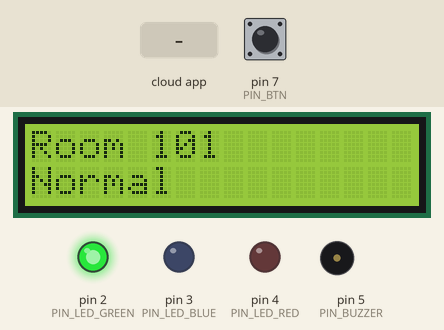
Bench run of a sketch on a simulated Arduino Uno, built with avr-gcc and run on an emulated ATmega328P. On the bench: 16×2 character LCD, output pins drawn as LEDs (lit = HIGH), buzzer (waves = sounding, pin HIGH). The test bench sets the inputs (shaded band); at power-on: pin 7 (PIN_BTN) HIGH. The ROS host is connected and sends only what is stated.

Above: at 3.2 s.
3.3 s: the phone or cloud app sets room1 to emergency
At 5.3 s:
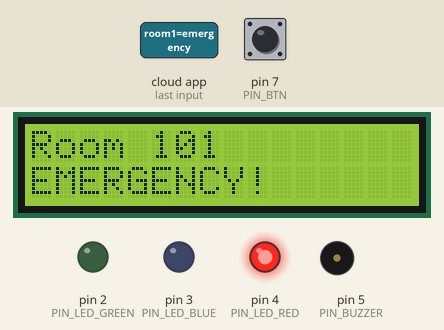
5.6 s: pin 7 (PIN_BTN) pulled LOW for 0.15 s
At 6.6 s:
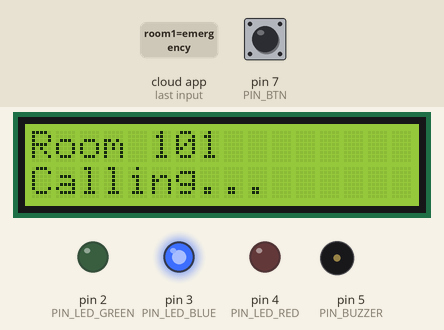
7.3 s: the phone or cloud app sets room1 to idle
At 7.7 s:
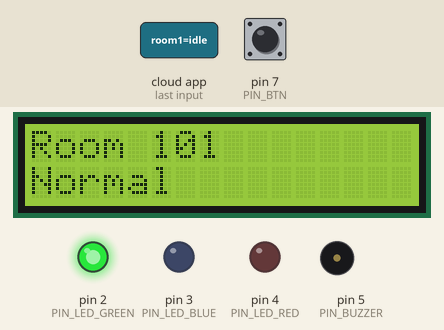
8.8 s: the phone or cloud app sets room1 to dispatching
At 10.2 s:
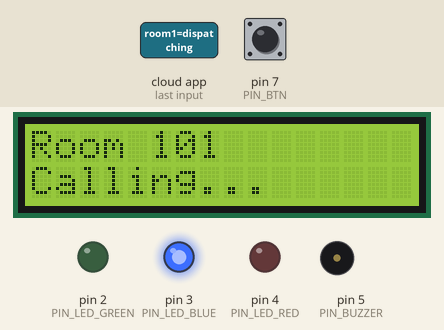
Timing chart, 0 to 11.3 s (numbered marks = the images above; inputs shaded):
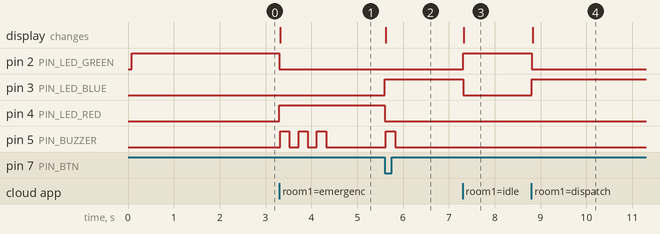

Measured:
- after the input at 3.3 s, pin 2 (PIN_LED_GREEN): HIGH → LOW at once; pin 4 (PIN_LED_RED): LOW → HIGH at once; pin 5 (PIN_BUZZER): alternates HIGH for 0.20 s and LOW for 0.20 s, 6 changes in all, then stays LOW, starting at once; the display: changes at once (image 1)
- after the input at 5.6 s, pin 3 (PIN_LED_BLUE): LOW → HIGH at once; pin 4 (PIN_LED_RED): HIGH → LOW at once; pin 5 (PIN_BUZZER): LOW → HIGH at once, → LOW 0.20 s later; the display: changes at once (image 2)
- after the input at 7.3 s, pin 2 (PIN_LED_GREEN): LOW → HIGH at once; pin 3 (PIN_LED_BLUE): HIGH → LOW at once; the display: changes at once (image 3)
- after the input at 8.8 s, pin 2 (PIN_LED_GREEN): HIGH → LOW at once; pin 3 (PIN_LED_BLUE): LOW → HIGH at once; the display: changes at once (image 4)

The sketch:

micro_ROS.ino
```cpp
#include <micro_ros_arduino.h>
#include <Wire.h>
#include <LiquidCrystal_I2C.h>

#include <rcl/rcl.h>
#include <rcl/error_handling.h>
#include <rclc/rclc.h>
#include <rclc/executor.h>
#include <std_msgs/msg/string.h>

// 방 번호 설정 (1 또는 2)
// 보드 업로드 전 변경
#define ROOM_ID 1

// 핀 설정
#define PIN_BTN       7
#define PIN_LED_GREEN 2
#define PIN_LED_BLUE  3
#define PIN_LED_RED   4
#define PIN_BUZZER    5

// LCD 설정 (I2C 주소 0x27)
LiquidCrystal_I2C lcd(0x27, 16, 2);

// micro-ROS 설정
rcl_publisher_t publisher_call;
rcl_subscription_t subscriber_event;
std_msgs__msg__String pub_msg;
std_msgs__msg__String sub_msg;
rclc_executor_t executor;
rclc_support_t support;
rcl_allocator_t allocator;
rcl_node_t node;

#if ROOM_ID == 1
  #define ROOM_STR  "Room 101"
  #define NODE_NAME "button_led_node_1"
  #define TOPIC_PUB "/hospital/call/room1"
  #define TOPIC_SUB "/hospital/emergency_event/room1"
  // [v6.4] 발행 data: "101" (방 번호 숫자 통일)
  #define ROOM_DATA "101"
#else
  #define ROOM_STR  "Room 102"
  #define NODE_NAME "button_led_node_2"
  #define TOPIC_PUB "/hospital/call/room2"
  #define TOPIC_SUB "/hospital/emergency_event/room2"
  // [v6.4] 발행 data: "102" (방 번호 숫자 통일)
  #define ROOM_DATA "102"
#endif

// 상태 정의
typedef enum {
  STATE_NORMAL,
  STATE_CALLING,
  STATE_EMERGENCY
} RoomState;

RoomState current_state = STATE_NORMAL;

// 에러 핸들러
#define RCCHECK(fn)     { rcl_ret_t temp_rc = fn; if((temp_rc != RCL_RET_OK)){error_loop();}}
#define RCSOFTCHECK(fn) { rcl_ret_t temp_rc = fn; if((temp_rc != RCL_RET_OK)){}}

void error_loop() {
  while (1) {
    digitalWrite(PIN_LED_RED, !digitalRead(PIN_LED_RED));
    delay(100);
  }
}

// LCD
void lcd_update(RoomState state) {
  lcd.clear();
  lcd.setCursor(0, 0);
  lcd.print(ROOM_STR);
  lcd.setCursor(0, 1);
  switch (state) {
    case STATE_NORMAL:    lcd.print("Normal");     break;
    case STATE_CALLING:   lcd.print("Calling..."); break;
    case STATE_EMERGENCY: lcd.print("EMERGENCY!"); break;
  }
}

// LED
void led_update(RoomState state) {
  digitalWrite(PIN_LED_GREEN, state == STATE_NORMAL    ? HIGH : LOW);
  digitalWrite(PIN_LED_BLUE,  state == STATE_CALLING   ? HIGH : LOW);
  digitalWrite(PIN_LED_RED,   state == STATE_EMERGENCY ? HIGH : LOW);
}

// BUZZER
void buzzer_beep(int times) {
  for (int i = 0; i < times; i++) {
    digitalWrite(PIN_BUZZER, HIGH);
    delay(200);
    digitalWrite(PIN_BUZZER, LOW);
    delay(200);
  }
}

// BUTTON
void check_button() {
  static bool last_state = HIGH;
  static unsigned long last_press = 0;

  bool btn = digitalRead(PIN_BTN);

  if (btn == LOW && last_state == HIGH) {
    unsigned long now = millis();
    if (now - last_press > 300) {  // 디바운스 300ms
      last_press = now;

      // [v6.4] data: "101" or "102" (방 번호 숫자로 통일)
      static char data[8];
      snprintf(data, sizeof(data), "%s", ROOM_DATA);
      pub_msg.data.data     = data;
      pub_msg.data.size     = strlen(data);
      pub_msg.data.capacity = sizeof(data);
      RCSOFTCHECK(rcl_publish(&publisher_call, &pub_msg, NULL));

      // 상태 → CALLING
      current_state = STATE_CALLING;
      led_update(current_state);
      lcd_update(current_state);
      buzzer_beep(1);
    }
  }
  last_state = btn;
}

// emergency_event 구독 콜백
// [v6.4] 해당 방 토픽만 구독하므로 자동으로 해당 방만 제어됨
void event_callback(const void * msgin) {
  const std_msgs__msg__String * msg = (const std_msgs__msg__String *)msgin;
  String data = String(msg->data.data);

  if (data == "emergency") {
    current_state = STATE_EMERGENCY;
    led_update(current_state);
    lcd_update(current_state);
    buzzer_beep(3);

  } else if (data == "dispatching") {
    current_state = STATE_CALLING;
    led_update(current_state);
    lcd_update(current_state);

  } else if (data == "idle") {
    current_state = STATE_NORMAL;
    led_update(current_state);
    lcd_update(current_state);
  }
}

void setup() {
  set_microros_transports();

  pinMode(PIN_BTN,       INPUT_PULLUP);
  pinMode(PIN_LED_GREEN, OUTPUT);
  pinMode(PIN_LED_BLUE,  OUTPUT);
  pinMode(PIN_LED_RED,   OUTPUT);
  pinMode(PIN_BUZZER,    OUTPUT);

  digitalWrite(PIN_LED_GREEN, LOW);
  digitalWrite(PIN_LED_BLUE,  LOW);
  digitalWrite(PIN_LED_RED,   LOW);
  digitalWrite(PIN_BUZZER,    LOW);

  lcd.init();
  lcd.backlight();
  lcd_update(STATE_NORMAL);
  led_update(STATE_NORMAL);

  delay(2000);

  allocator = rcl_get_default_allocator();

  // 도메인 ID 5로 고정
  rcl_init_options_t init_options = rcl_get_zero_initialized_init_options();
  RCCHECK(rcl_init_options_init(&init_options, allocator));
  RCCHECK(rcl_init_options_set_domain_id(&init_options, 5));
  RCCHECK(rclc_support_init_with_options(&support, 0, NULL, &init_options, &allocator));

  RCCHECK(rclc_node_init_default(&node, NODE_NAME, "", &support));

  // Publisher: /hospital/call/room1 or room2
  RCCHECK(rclc_publisher_init_default(
    &publisher_call,
    &node,
    ROSIDL_GET_MSG_TYPE_SUPPORT(std_msgs, msg, String),
    TOPIC_PUB));

  // Subscriber: /hospital/emergency_event/room1 or room2
  RCCHECK(rclc_subscription_init_default(
    &subscriber_event,
    &node,
    ROSIDL_GET_MSG_TYPE_SUPPORT(std_msgs, msg, String),
    TOPIC_SUB));

  static char sub_buf[64];
  sub_msg.data.data     = sub_buf;
  sub_msg.data.size     = 0;
  sub_msg.data.capacity = sizeof(sub_buf);

  RCCHECK(rclc_executor_init(&executor, &support.context, 1, &allocator));
  RCCHECK(rclc_executor_add_subscription(
    &executor, &subscriber_event, &sub_msg, &event_callback, ON_NEW_DATA));
}

// loop
void loop() {
  check_button();
  RCSOFTCHECK(rclc_executor_spin_some(&executor, RCL_MS_TO_NS(10)));
}
```
